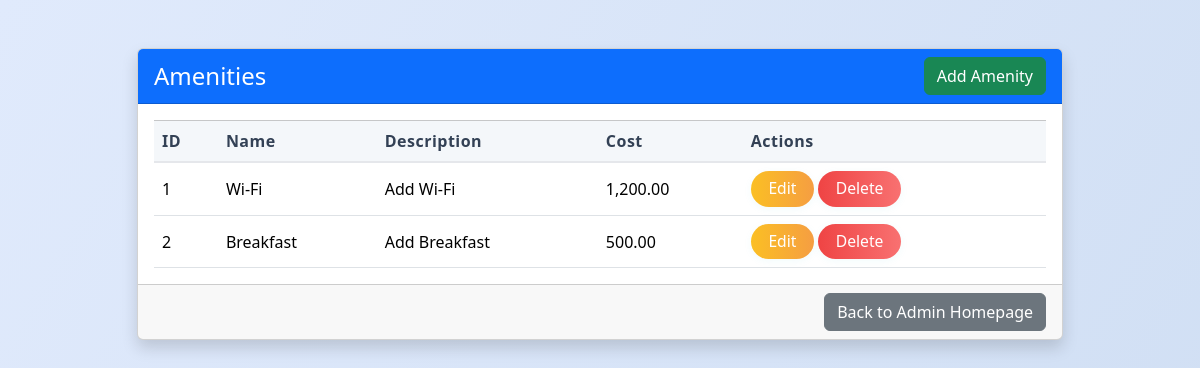
The page /manage_amenities.php (signed in) on the database as committed earlier.
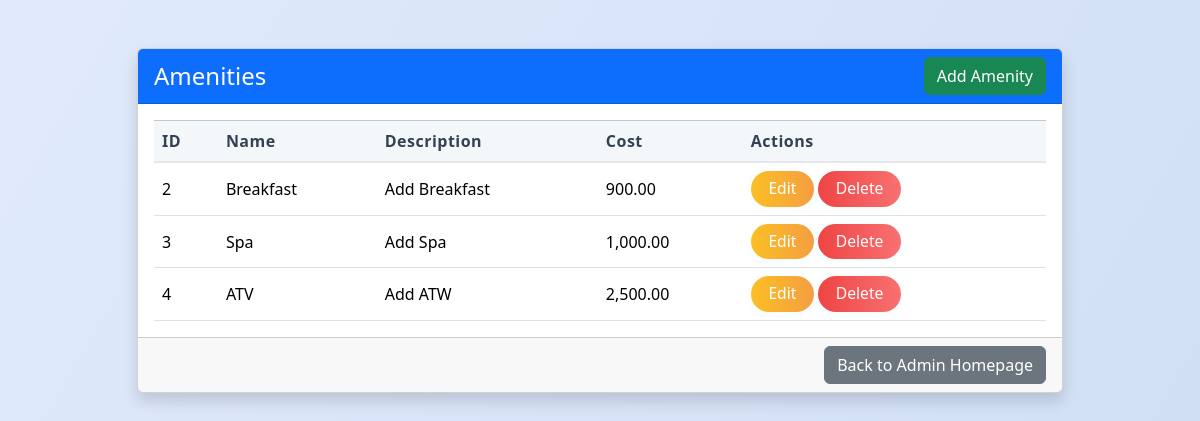
The same page on the database as committed later.
### tables this page shows
CREATE TABLE `amenity` (
  `Amenity_ID` int(11) NOT NULL,
  `Amenity_Name` varchar(255) NOT NULL,
  `Amenity_Desc` varchar(255) NOT NULL,
  `Amenity_Cost` decimal(10,2) NOT NULL
);

### classes/database.php (called while the page is built, shortened)
<?php
class Database {
    private $host = "localhost";
    private $db_name = "guest_accommodation_system";
    private $username = "root";
    private $password = "";
    public $conn;
    public function connect() {
        $this->conn = new mysqli(
            $this->host,
            $this->username,
            $this->password,
            $this->db_name
        );
    }
    public function getConnection() {
        return $this->conn;
    }
    public function getAllAmenities() {
        $conn = $this->getConnection();
        $result = $conn->query("SELECT * FROM amenity");
        $amenities = [];
        if ($result) {
            while ($row = $result->fetch_assoc()) {
                $amenities[] = $row;
            }
        }
        return $amenities;
    }
}
?>

### manage_amenities.php (the view, shortened to what this page needs)
<?php
require_once('classes/database.php');
$db = new Database();
$amenities = $db->getAllAmenities();
?>
<!doctype html>
<html lang="en">
<head>
  <link rel="stylesheet" href="./bootstrap-5.3.3-dist/css/bootstrap.css">
  <link rel="stylesheet" href="style2.css">
</head>
<body class="bg-light">
<div class="container py-5">
  <div class="row justify-content-center">
    <div class="col-lg-10">
      <div class="card shadow glass-card">
        <div class="card-header bg-primary text-white d-flex justify-content-between align-items-center">
          <h4 class="mb-0">Amenities</h4>
          <a href="add_amenity.php" class="btn btn-success">Add Amenity</a>
        </div>
        <div class="card-body">
          <table class="table table-bordered table-hover align-middle mb-0">
            <thead class="table-light">
              <tr>
                <th>ID</th>
                <th>Name</th>
                <th>Description</th>
                <th>Cost</th>
                <th>Actions</th>
              </tr>
            </thead>
            <tbody>
              <?php foreach($amenities as $row): ?>
              <tr>
                <td><?= $row['Amenity_ID'] ?></td>
                <td><?= htmlspecialchars($row['Amenity_Name']) ?></td>
                <td><?= htmlspecialchars($row['Amenity_Desc']) ?></td>
                <td><?= number_format($row['Amenity_Cost'], 2) ?></td>
                <td>
                  <a href="update_amenity.php?id=<?= $row['Amenity_ID'] ?>" class="btn btn-warning btn-sm">Edit</a>
                  <a href="delete_amenity.php?id=<?= $row['Amenity_ID'] ?>" class="btn btn-danger btn-sm" onclick="return confirm('Delete this amenity?');">Delete</a>
                </td>
              </tr>
              <?php endforeach; ?>
            </tbody>
          </table>
        </div>
        <div class="card-footer text-end">
          <a href="admin_homepage.php" class="btn btn-secondary">Back to Admin Homepage</a>
        </div>
      </div>
    </div>
  </div>
</div>
</body>
</html>

### style2.css (style rules this page uses)
body { background: linear-gradient(120deg, #e0eafc 0%, #cfdef3 100%); min-height: 100vh; font-family: 'Segoe UI', 'Roboto', Arial, sans-serif; color: #23272f; margin: 0; }
.table th, .table td { vertical-align: middle; border: none; }
.table thead th { background: #f4f7fa; color: #334155; font-weight: 700; font-size: 1em; border-bottom: 2px solid #e5e7eb; letter-spacing: 0.03em; }
.table tbody tr { transition: background 0.18s; }
.btn-action, .btn-warning, .btn-danger { border-radius: 1.5rem !important; font-weight: 500; padding: 0.38rem 1.1rem; box-shadow: 0 2px 8px rgba(6,182,212,0.06); border: none; transition: background 0.18s, color 0.18s, transform 0.18s; font-size: 0.98em; }
.btn-warning { background: linear-gradient(90deg, #fbbf24 0%, #f59e42 100%); color: #fff; }
.btn-danger { background: linear-gradient(90deg, #ef4444 0%, #f87171 100%); color: #fff; }

Rows that differ between the two databases and show on the page:
removed amenity: Amenity_ID "1", Amenity_Name "Wi-Fi", Amenity_Desc "Add Wi-Fi", Amenity_Cost "1,200.00"
changed amenity "Breakfast": Amenity_Cost "500.00" → "900.00"
added amenity: Amenity_ID "3", Amenity_Name "Spa", Amenity_Desc "Add Spa", Amenity_Cost "1,000.00"
added amenity: Amenity_ID "4", Amenity_Name "ATV", Amenity_Desc "Add ATW", Amenity_Cost "2,500.00"
